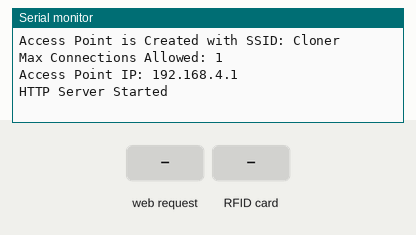
This sketch was run on a simulated ESP8266 (NodeMCU). On the bench: the last lines printed to the serial monitor. The inputs (shaded band) are chosen by the test bench.

Above: at 1.2 s.
1.3 s: HTTP request GET / received
At 2.5 s:
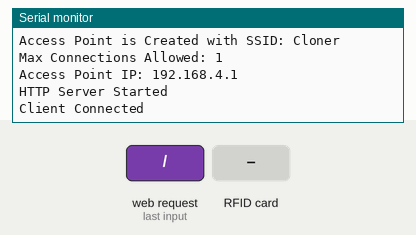
2.8 s: HTTP request GET /readon received
At 3.7 s:
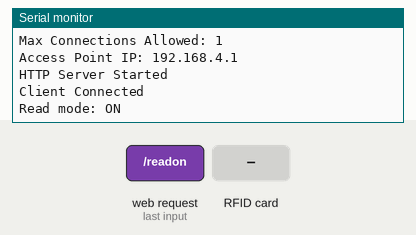
4.3 s: HTTP request GET /readoff received
At 5.3 s:
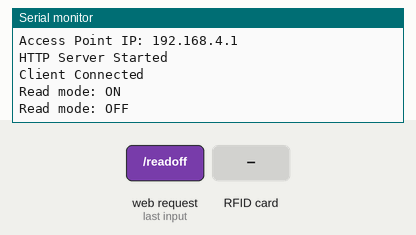
5.8 s: HTTP request GET /cloneon received
At 7.0 s:
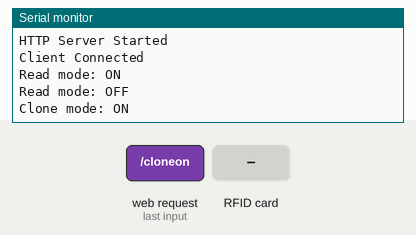
7.3 s: RFID card 12 34 56 78 held to the reader
At 8.5 s:
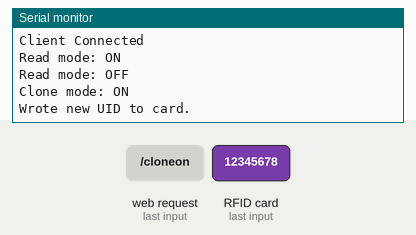
8.8 s: HTTP request GET /cloneoff received
At 9.9 s:
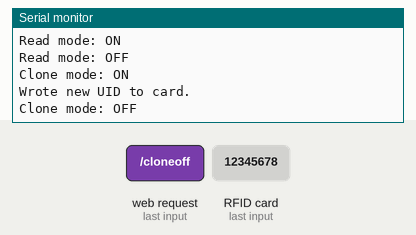

The sketch:

FinalDissSketch.ino
```cpp
// Includes libraries
#include <SPI.h>
#include <MFRC522.h>
#include <ESP8266WiFi.h>
#include <ESP8266WebServer.h>


#define RST_PIN         D0           // Defines pins used by the microcontroller to communicate with the MRFC522 Module
#define SS_PIN          D8


MFRC522 mfrc522(SS_PIN, RST_PIN);


/*Specifying the SSID and Password of the AP*/

const char* ap_ssid = "Cloner"; //Access Point SSID
const char* ap_password= "12345678"; //Access Point Password
uint8_t max_connections=1;//Maximum Connection Limit for AP
int current_stations=0, new_stations=0;

//Specifying the Webserver instance to connect with HTTP Port: 80
ESP8266WebServer server(80);


//Specifying the boolean variables indicating the Attack Modes.
bool read_status=false, clone_status=false;

//Defines the variables needed to manipulate the UIDs
String nout = "";
String str = "";
bool written;


void setup() {


  //Start the serial communication channel
  Serial.begin(115200);
  Serial.println();
  while (!Serial);   // Do nothing if no serial port is opened (added for Arduinos based on ATMEGA32U4)
  SPI.begin();      // Init SPI bus
  mfrc522.PCD_Init();   // Init MFRC522
  delay(4);       // Optional delay. Some board do need more time after init to be ready, see Readme
  mfrc522.PCD_DumpVersionToSerial();  // Show details of PCD - MFRC522 Card Reader details
  Serial.println(F("Scan PICC to see UID, SAK, type, and data blocks..."));


  //Setting the AP Mode with SSID, Password, and Max Connection Limit
  if(WiFi.softAP(ap_ssid,ap_password,1,false,max_connections)==true)
  {
    Serial.print("Access Point is Created with SSID: ");
    Serial.println(ap_ssid);
    Serial.print("Max Connections Allowed: ");
    Serial.println(max_connections);
    Serial.print("Access Point IP: ");
    Serial.println(WiFi.softAPIP());
  }
  else
  {
    Serial.println("Unable to Create Access Point");
  }

  //Specifying the functions which will be executed upon corresponding GET request from the client
  server.on("/",handle_OnConnect);
  server.on("/readon",handle_readon);
  server.on("/readoff",handle_readoff);
  server.on("/cloneon",handle_cloneon);
  server.on("/cloneoff",handle_cloneoff);
  server.onNotFound(handle_NotFound);

  //Starting the Server
  server.begin();
  Serial.println("HTTP Server Started");
}


void loop() {
  //Assign the server to handle the clients
  server.handleClient();

  //Continuously check how many stations are connected to Soft AP and notify whenever a new station is connected or disconnected
  new_stations=WiFi.softAPgetStationNum();

  if(current_stations<new_stations)//Device is Connected
  {
    current_stations=new_stations;
    Serial.print("New Device Connected to SoftAP... Total Connections: ");
    Serial.println(current_stations);
  }

  if(current_stations>new_stations)//Device is Disconnected
  {
    current_stations=new_stations;
    Serial.print("Device disconnected from SoftAP... Total Connections: ");
    Serial.println(current_stations);
  }

  //Turn the Attack Modes ON/OFF as per their status set by the connected client

  //Read Mode
  if(read_status==false)
  {
    //Serial.println("read mode off");
  }
  else
  {
    //Serial.println("read mode on");

    readUID();
  }


  //Clone Mode
  if(clone_status==false)
  {
    //Serial.println("clone mode off");
  }
  else
  {
    cloneUID();
   // Serial.println("clone mode on");
  }


}

String byte_array_engine(byte *buffer, byte bufferSize) {
 str = "";
  for (byte i = 0; i < bufferSize; i++) {
    str = str + ((((buffer[i] & 0xF0) >> 4) <= 9) ? (char)(((buffer[i] & 0xF0) >> 4) + '0') : (char)(((buffer[i] & 0xF0) >> 4) + 'A' - 10));
    str = str + (((buffer[i] & 0x0F) <= 9) ? (char)((buffer[i] & 0x0F) + '0') : (char)((buffer[i] & 0x0F) + 'A' - 10));
  }
  Serial.println(str);           //For debugging
  return str;
}


void hexCharacterStringToBytes(byte *byteArray, const char *hexString)  //This code takes an array of characters and turns it to an array of hex bytes
{
  bool oddLength = strlen(hexString) & 1;

  byte currentByte = 0;
  byte byteIndex = 0;

  for (byte charIndex = 0; charIndex < strlen(hexString); charIndex++)
  {
    bool oddCharIndex = charIndex & 1;

    if (oddLength)
    {
      // If the length is odd
      if (oddCharIndex)
      {
        // odd characters go in high nibble
        currentByte = nibble(hexString[charIndex]) << 4;
      }
      else
      {
        // Even characters go into low nibble
        currentByte |= nibble(hexString[charIndex]);
        byteArray[byteIndex++] = currentByte;
        currentByte = 0;
      }
    }
    else
    {
      // If the length is even
      if (!oddCharIndex)
      {
        // Odd characters go into the high nibble
        currentByte = nibble(hexString[charIndex]) << 4;
      }
      else
      {
        // Odd characters go into low nibble
        currentByte |= nibble(hexString[charIndex]);
        byteArray[byteIndex++] = currentByte;
        currentByte = 0;
      }
    }
  }
}


byte nibble(char c)
{
  if (c >= '0' && c <= '9')
    return c - '0';

  if (c >= 'a' && c <= 'f')
    return c - 'a' + 10;

  if (c >= 'A' && c <= 'F')
    return c - 'A' + 10;

  return 0;  // Not a valid hexadecimal character
}

void readUID(){ //This function reads the card

  //Serial.println("Insert card...");
  // Look for new cards
    if ( ! mfrc522.PICC_IsNewCardPresent() || ! mfrc522.PICC_ReadCardSerial() ) {
    return;
  }

    // Show details of the card
    //Serial.print(F("UID:"));
    byte_array_engine(mfrc522.uid.uidByte, mfrc522.uid.size);

   mfrc522.PICC_DumpToSerial(&(mfrc522.uid));

}

bool cloneUID(){//This function takes the UID read by the readCard() function and writes it to another card.


  byte uidArray[4]={ 0 };

  char buf[16];
  str.toCharArray(buf, 16);

  hexCharacterStringToBytes(uidArray, buf);
  //otherDumpByteArray(uidArray , 4);

//  Serial.println("Size of uid array:");
//  for (int i = 0; i < 4; i++) Serial.println(uidArray[i], HEX); //Debugging code
//    Serial.println(sizeof(uidArray));


 if ( ! mfrc522.PICC_IsNewCardPresent() || ! mfrc522.PICC_ReadCardSerial() ) {
    delay(50);
    return written;

  }

  if ( mfrc522.MIFARE_SetUid(uidArray, (byte)4, true) ) {
    Serial.println(F("Wrote new UID to card."));
    return written = true;
  } else {
    return written = false;
  }

  // Halt PICC and re-select it so DumpToSerial doesn't get confused
  mfrc522.PICC_HaltA();
  if ( ! mfrc522.PICC_IsNewCardPresent() || ! mfrc522.PICC_ReadCardSerial() ) {
   return written;

  }


  return written;
  delay(2000);
}


void handle_OnConnect()
{
  Serial.println("Client Connected");
  server.send(200, "text/html", HTML(nout));
}

void handle_readon()
{
  Serial.println("Read mode: ON");

  clone_status=false;
  read_status=true;

  server.send(200, "text/html", HTML(str));
}

void handle_readoff()
{
  Serial.println("Read mode: OFF");
  read_status=false;
  server.send(200, "text/html", HTML(nout));
}


void handle_cloneon()
{
  Serial.println("Clone mode: ON");
  clone_status=true;
  read_status=false;
  server.send(200, "text/html", HTML(str));
}

void handle_cloneoff()
{
  Serial.println("Clone mode: OFF");
  clone_status=false;
  server.send(200, "text/html", HTML(nout));
}


void handle_NotFound()
{
  server.send(404, "text/plain", "Not found");
}

String HTML(String disp)
{
  String msg="<!DOCTYPE html> <html>\n";
  msg+="<head><meta name=\"viewport\" content=\"width=device-width, initial-scale=1.0, user-scalable=no\">\n";
  msg+="<title>Cloner Control</title>\n";
  msg+="<style>html{font-family:Helvetica; display:inline-block; margin:0px auto; text-align:center;}\n";
  msg+="body{margin-top: 50px;} h1{color: #444444; margin: 50px auto 30px;} h3{color:#444444; margin-bottom: 50px;}\n";
  msg+=".button1{display:block; width:80px; background-color:#f48100; border:none; color:white; padding: 13px 30px; text-decoration:none; font-size:25px; margin: 0px auto 35px; cursor:pointer; border-radius:4px;}\n";
  msg+=".button1-on{background-color:#37E842;}\n";
  msg+=".button1-on:active{background-color:#37E842;}\n";
  msg+=".button1-off{background-color:#E7300F;}\n";
  msg+=".button1-off:active{background-color:#E7300F;}\n";
  msg+="</style>\n";
  msg+="</head>\n";
  msg+="<body>\n";
  msg+="<h1>RFID Cloner Web Server</h1>\n";
  msg+="<h3> Access Point Active</h3>\n";
  msg+="<p>Console</p>\n";


  if(read_status==false)
  {

    msg+="<p>Read Mode: OFF</p><a class=\"button1 button1-on\" href=\"/readon\">ACTIVE</a>\n";
  }
  else
  {
    msg+="<p style=\"color:White; background-color:Black;\">";
    msg+=  "Read UID :" + disp;    //displays UID on console
    msg+= "</p>\n";

    msg+="<p>Read Mode: ACTIVE</p><a class=\"button1 button1-off\" href=\"/readoff\">OFF</a>\n";
    msg+="<a class=\"button1 button-on\" href=\"/readon\">refresh</a>\n";
  }


  if(clone_status==false)
  {

    msg+="<p>Clone Mode: OFF</p><a class=\"button1 button1-on\" href=\"/cloneon\">ACTIVE</a>\n";

  }
  else
  {
    msg+="<p style=\"color:White; background-color:Black;\">";
    if (written == true){
      msg+=  "Written UID: " + disp;    //displays UID on console
    }
    else
    { msg+= "Unable to write UID";
    }
    msg+= "</p>\n";
    msg+="<p>Clone Mode: ACTIVE</p><a class=\"button1 button1-off\" href=\"/cloneoff\">OFF</a>\n";
    msg+="<a class=\"button1 button-on\" href=\"/cloneon\">Refresh</a>\n";
  }


  msg+="</body>\n";
  msg+="</html>\n";
  return msg;
}
```

Measured:
- after the input at 1.3 s, the serial monitor: prints a new line at once (image 1)
- after the input at 2.8 s, the serial monitor: prints a new line at once (image 2)
- after the input at 4.3 s, the serial monitor: prints a new line at once (image 3)
- after the input at 5.8 s, the serial monitor: prints a new line at once (image 4)
- after the input at 7.3 s, the serial monitor: prints a new line at once (image 5)
- after the input at 8.8 s, the serial monitor: prints a new line at once (image 6)
